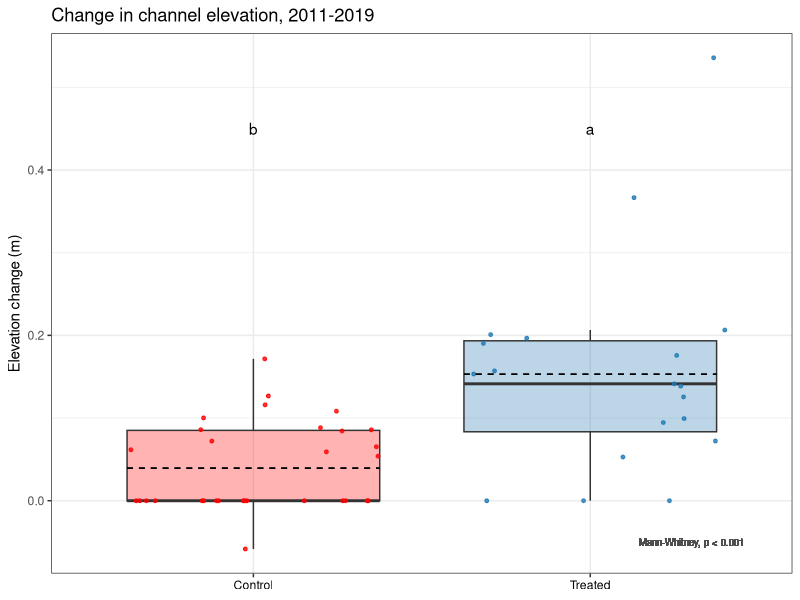
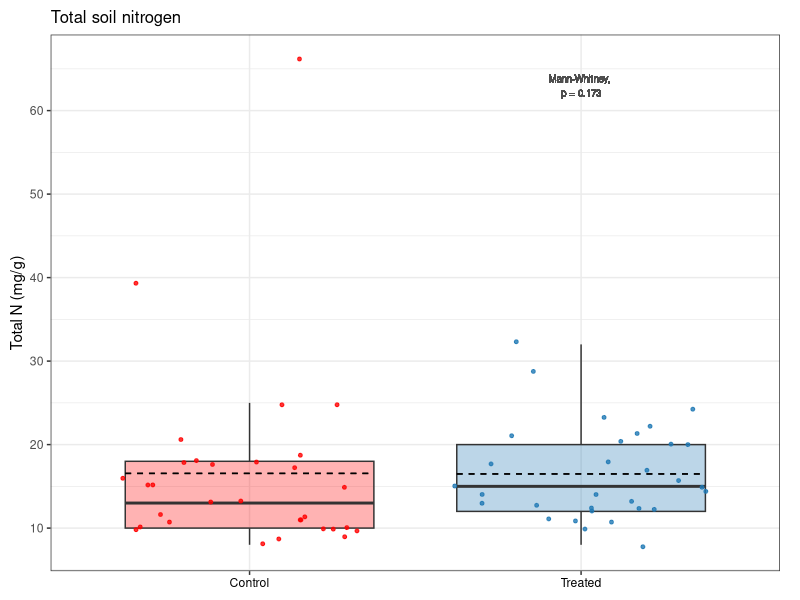
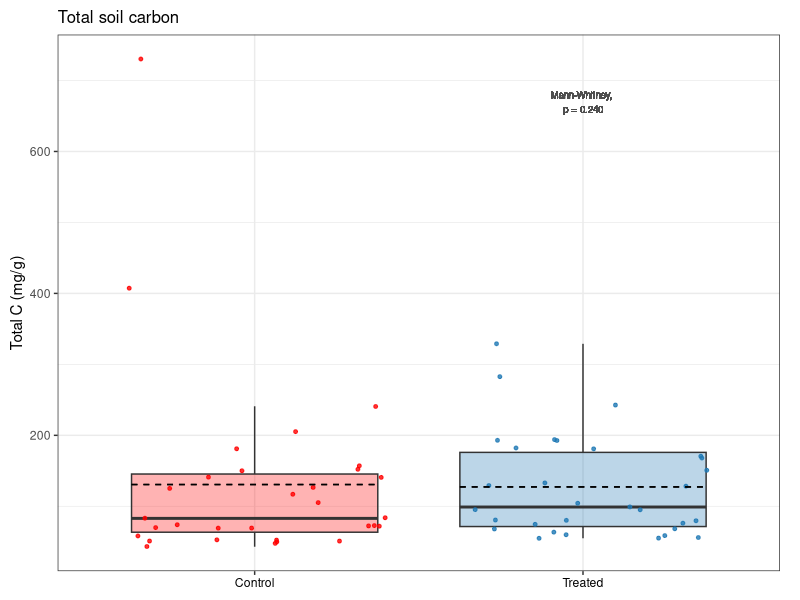
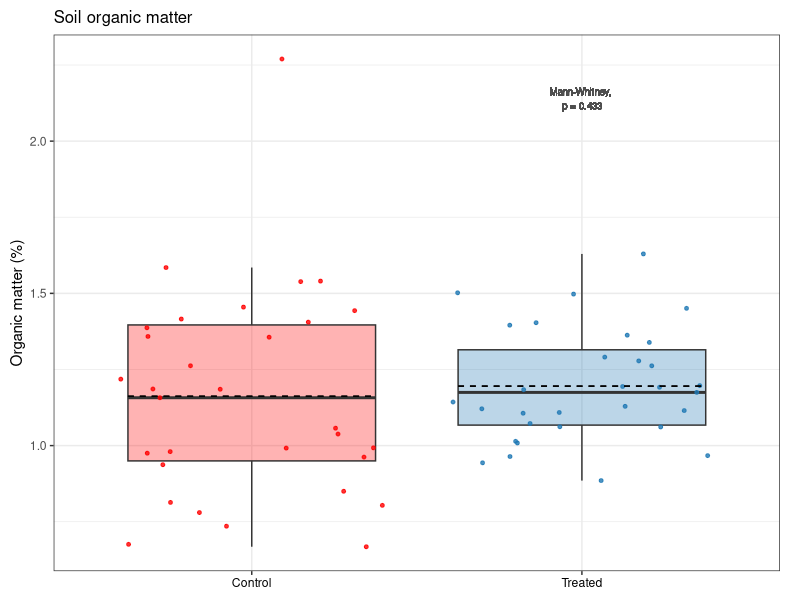
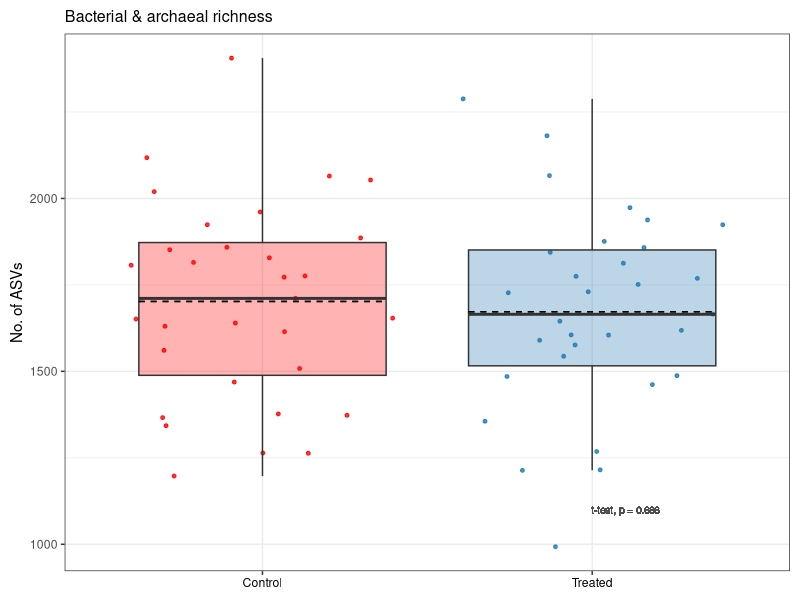
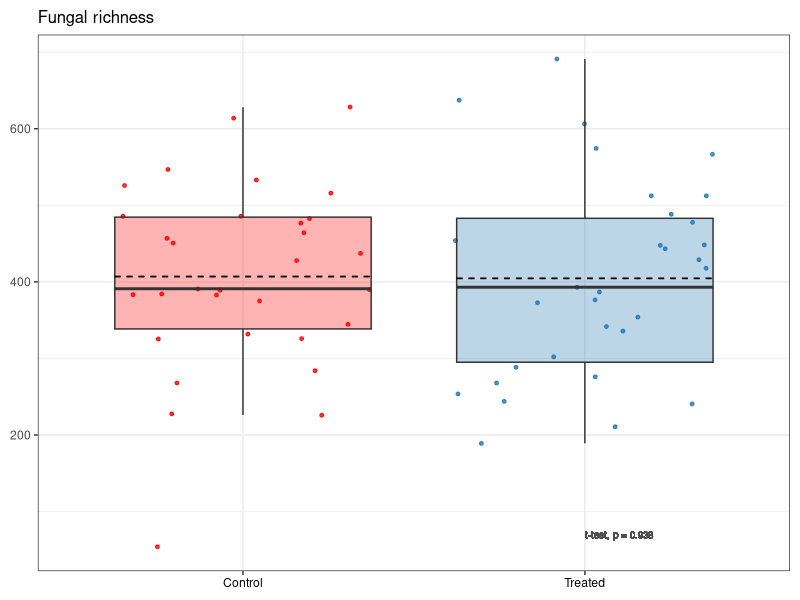
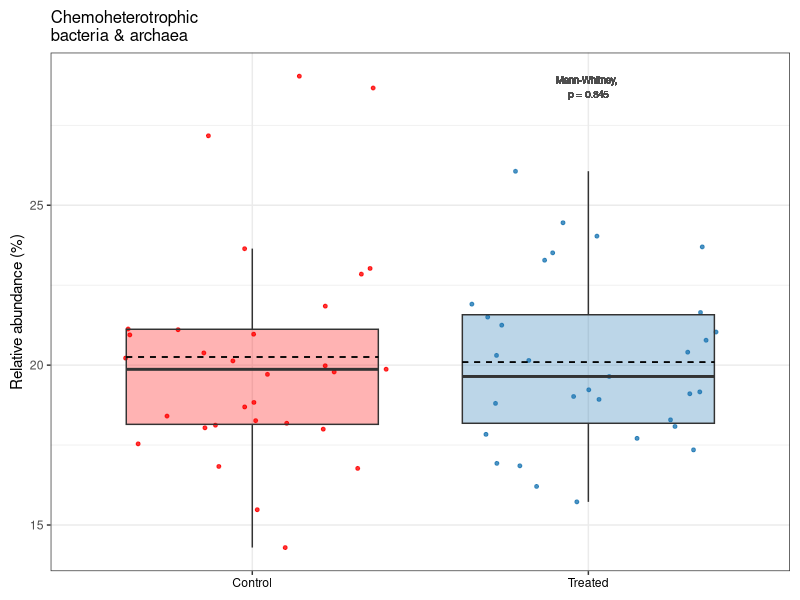
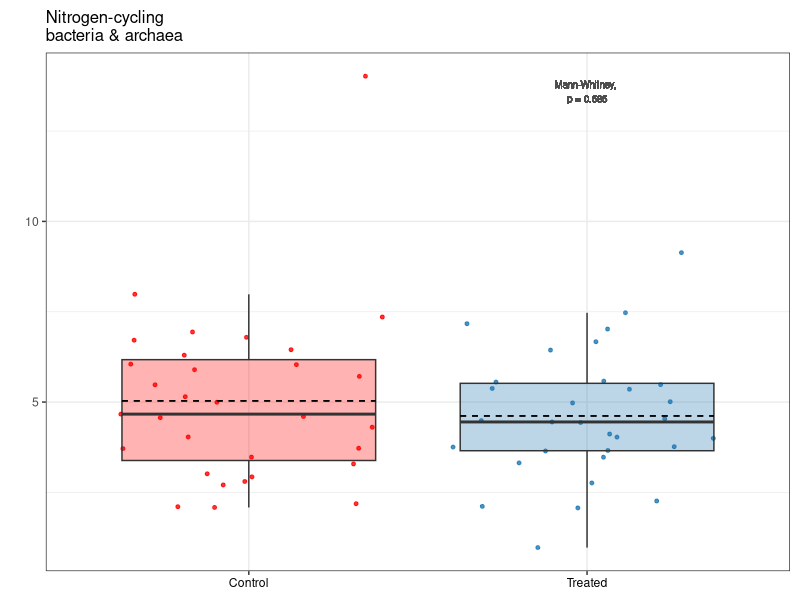

The R source for these figures, in order: (Note: this script raises an error after producing the figures.)
# Purpose: Create 2021 figures for publication, and code for published R Markdown.
#   Main figures: none
#   Supp figures: elevation, TN/TC/OM, barc richness/fungi richness, chet/ncycler/sapro
#   Code: t-test/Mann-Whitney and plot for soil chem & microbial (not elevation)

# Created: 2023-08-28
# Last updated: 2023-11-28

library(tidyverse)
library(ggpubr)

# Load data ---------------------------------------------------------------

dat.2021 <- read.csv("data/publish/Veg-soil-elev_2021.csv")


# Channel elevation change ------------------------------------------------

elev <- dat.2021 |> 
  filter(!is.na(dElev_corrected))

# Number of samples that increased
count(filter(dat.2021, Treatment == "Control"), dElev_corrected) # 27 0s
27/31

count(filter(dat.2021, Treatment == "Treated"), dElev_corrected)
7/19
summary(filter(dat.2021, Treatment == "Treated")$dElev_corrected)

# Mann-Whitney
wilcox.test(filter(dat.2021, Treatment == "Control")$dElev_corrected,
            filter(dat.2021, Treatment == "Treated")$dElev_corrected,
            paired = FALSE, exact = FALSE) # p-value = 6.48e-05

# Plot
letters <- data.frame(x = c(1, 2),
                      y = c(0.45, 0.45),
                      label = c("b", "a"),
                      Treatment = c("Control", "Treated"))

dElev.corrected.plot <- elev |> 
  ggplot(aes(x = Treatment, y = dElev_corrected)) +
  geom_boxplot(aes(fill = Treatment),
               alpha = 0.3,
               outlier.shape = NA) +
  geom_jitter(aes(color = Treatment),
              size = 1,
              alpha = 0.8) +
  scale_color_manual(values = c("red", "#1F78B4")) +
  scale_fill_manual(values = c("red", "#1F78B4")) +
  labs(title = "Change in channel elevation, 2011-2019",
       x = NULL,
       y = "Elevation change (m)") +
  theme_bw() +
  theme(legend.position = "none") +
  geom_text(data = letters,
            mapping = aes(x = x, y = y, label = label),
            color = "black") +
  theme(axis.text.x = element_text(color = "black")) +
  geom_text(aes(x = 2.3, y = -0.05, label = "Mann-Whitney, p < 0.001"),
            color = "gray30",
            size = 2.5) +
  stat_summary(fun = mean, geom = "errorbar", aes(ymax = after_stat(y), ymin = after_stat(y)),
               width = 0.75, linetype = "dashed")
dElev.corrected.plot

# Initial submission
tiff("figures/2023-09_publish-figures/FigS3_Elevation.tiff", width = 6, height = 4, units = "in", res = 300)
dElev.corrected.plot
dev.off()

# Revision 1
tiff("figures/2023-12_publish-figures/FigS2_Elevation.tiff", width = 5, height = 3.5, units = "in", res = 300)
dElev.corrected.plot
dev.off()



# Total N -----------------------------------------------------------------

# Mann-Whitney
wilcox.test(filter(dat.2021, Treatment == "Control")$TN_ppt,
            filter(dat.2021, Treatment == "Treated")$TN_ppt,
            exact = FALSE) # p-value = 0.1731

# Plot
tn.plot.21 <- dat.2021 |> 
  ggplot(aes(x = Treatment, y = TN_ppt)) +
  geom_boxplot(alpha = 0.3,
               outlier.shape = NA,
               aes(fill = Treatment)) +
  geom_jitter(size = 1,
              alpha = 0.8,
              aes(color = Treatment)) +
  scale_color_manual(values = c("red", "#1F78B4")) +
  scale_fill_manual(values = c("red", "#1F78B4")) +
  labs(title = "Total soil nitrogen",
       x = NULL,
       y = "Total N (mg/g)") +
  theme_bw() +
  theme(legend.position = "none") +
  theme(axis.text.x = element_text(color = "#000000"))  +
  theme(plot.margin = margin(0.1, 0.2, 0.1, 0.1, "in")) +
  geom_text(aes(x = 2, y = 63, label = "Mann-Whitney, \np = 0.173"),
            color = "gray30",
            size = 2.5) +
  stat_summary(fun = mean, geom = "errorbar", aes(ymax = after_stat(y), ymin = after_stat(y)),
               width = 0.75, linetype = "dashed") +
  theme(plot.title = element_text(size = 12))
tn.plot.21


# Total C -----------------------------------------------------------------

# Mann-Whitney
wilcox.test(filter(dat.2021, Treatment == "Control")$TC_ppt,
            filter(dat.2021, Treatment == "Treated")$TC_ppt,
            exact = FALSE) # p-value = 0.2397

# Plot
tc.plot.21 <- dat.2021 |> 
  ggplot(aes(x = Treatment, y = TC_ppt)) +
  geom_boxplot(alpha = 0.3,
               outlier.shape = NA,
               aes(fill = Treatment)) +
  geom_jitter(size = 1,
              alpha = 0.8,
              aes(color = Treatment)) +
  scale_color_manual(values = c("red", "#1F78B4")) +
  scale_fill_manual(values = c("red", "#1F78B4")) +
  labs(title = "Total soil carbon",
       x = NULL,
       y = "Total C (mg/g)") +
  theme_bw() +
  theme(legend.position = "none") +
  theme(axis.text.x = element_text(color = "#000000"))  +
  theme(plot.margin = margin(0.1, 0.2, 0.1, 0.1, "in")) +
  geom_text(aes(x = 2, y = 670, label = "Mann-Whitney, \np = 0.240"),
            color = "gray30",
            size = 2.5) +
  stat_summary(fun = mean, geom = "errorbar", aes(ymax = after_stat(y), ymin = after_stat(y)),
               width = 0.75, linetype = "dashed") +
  theme(plot.title = element_text(size = 12))
tc.plot.21



# Organic matter ----------------------------------------------------------

# Mann-Whitney
wilcox.test(filter(dat.2021, Treatment == "Control")$OM_perc,
            filter(dat.2021, Treatment == "Treated")$OM_perc) # p-value = 0.4332

# Plot
om.plot.21 <- dat.2021 |> 
  ggplot(aes(x = Treatment, y = OM_perc)) +
  geom_boxplot(alpha = 0.3,
               outlier.shape = NA,
               aes(fill = Treatment)) +
  geom_jitter(size = 1,
              alpha = 0.8,
              aes(color = Treatment)) +
  scale_color_manual(values = c("red", "#1F78B4")) +
  scale_fill_manual(values = c("red", "#1F78B4")) +
  labs(title = "Soil organic matter",
       x = NULL,
       y = "Organic matter (%)") +
  theme_bw() +
  theme(legend.position = "none") +
  theme(axis.text.x = element_text(color = "#000000"))  +
  theme(plot.margin = margin(0.1, 0.2, 0.1, 0.1, "in")) +
  geom_text(aes(x = 2, y = 2.14, label = "Mann-Whitney, \np = 0.433"),
            color = "gray30",
            size = 2.5) +
  stat_summary(fun = mean, geom = "errorbar", aes(ymax = after_stat(y), ymin = after_stat(y)),
               width = 0.75, linetype = "dashed") +
  theme(plot.title = element_text(size = 12))
om.plot.21



# Combine soil chem -------------------------------------------------------

# TN, TC, OM
# Initial submission
tiff("figures/2023-09_publish-figures/FigS6_Soil-chem.tiff", units = "in", height = 4, width = 7, res = 300)
ggarrange(tn.plot.21, tc.plot.21, om.plot.21, 
          ncol = 3, nrow = 1,
          labels = c("(A)", "(B)", "(C)")) 

dev.off()

# Revision 1
tiff("figures/2023-12_publish-figures/FigS5_Soil-chem.tiff", units = "in", height = 4, width = 7, res = 300)
ggarrange(tn.plot.21, tc.plot.21, om.plot.21, 
          ncol = 3, nrow = 1,
          labels = c("(A)", "(B)", "(C)")) 

dev.off()



# Barc richness -----------------------------------------------------------

# T-test
t.test(filter(dat.2021, Treatment == "Control")$barc.richness,
       filter(dat.2021, Treatment == "Treated")$barc.richness) # NS, p = 0.686

# Plot
barc.rich.plot.21 <- dat.2021 |> 
  ggplot(aes(Treatment, barc.richness)) +
  geom_jitter(aes(color = Treatment), 
              alpha = 0.8, 
              size = 1) +
  geom_boxplot(aes(fill = Treatment), 
               alpha = 0.3, 
               outlier.shape = NA) +
  xlab(NULL) +
  ylab("No. of ASVs") +
  ggtitle("Bacterial & archaeal richness") +
  scale_color_manual(values = c("red", "#1F78B4")) +
  scale_fill_manual(values = c("red", "#1F78B4")) +
  theme_bw() +
  theme(legend.position = "none") +
  theme(axis.text.x = element_text(color = "#000000")) +
  geom_text(aes(x = 2.1, y = 1100, label = "t-test, p = 0.686"),
            color = "gray30",
            size = 2.5) +
  theme(plot.margin = margin(0.1, 0.1, 0.1, 0.1, "in")) +
  stat_summary(fun = mean, geom = "errorbar", aes(ymax = after_stat(y), ymin = after_stat(y)),
               width = 0.75, linetype = "dashed") +
  theme(plot.title = element_text(size = 11.5))
barc.rich.plot.21



# Fungi richness ----------------------------------------------------------

# T-test
t.test(filter(dat.2021, Treatment == "Control")$fungi.richness,
       filter(dat.2021, Treatment == "Treated")$fungi.richness) # NS, p = 0.938

# Plot
fungi.rich.plot.21 <- dat.2021 %>% 
  ggplot(aes(Treatment, fungi.richness)) +
  geom_jitter(aes(color = Treatment), 
              alpha = 0.8, 
              size = 1) +
  geom_boxplot(aes(fill = Treatment), 
               alpha = 0.3, 
               outlier.shape = NA) +
  xlab(NULL) +
  ylab(NULL) +
  ggtitle("Fungal richness") +
  scale_color_manual(values = c("red", "#1F78B4")) +
  scale_fill_manual(values = c("red", "#1F78B4")) +
  theme_bw() +
  theme(legend.position = "none") +
  theme(axis.text.x = element_text(color = "#000000")) +
  geom_text(aes(x = 2.1, y = 70, label = "t-test, p = 0.938"),
            color = "gray30",
            size = 2.5) +
  theme(plot.margin = margin(0.1, 0.1, 0.1, 0.1, "in")) +
  stat_summary(fun = mean, geom = "errorbar", aes(ymax = after_stat(y), ymin = after_stat(y)),
               width = 0.75, linetype = "dashed") +
  theme(plot.title = element_text(size = 12))
fungi.rich.plot.21


# Combine soil richness ---------------------------------------------------

# Initial submission
tiff("figures/2023-09_publish-figures/FigS7_Soil-richness.tiff", units = "in", height = 4, width = 5.5, res = 300)
ggarrange(barc.rich.plot.21, fungi.rich.plot.21,
          ncol = 2, nrow = 1,
          labels = c("(A)", "(B)"))

dev.off()

# Revision 1
tiff("figures/2023-12_publish-figures//FigS6_Soil-richness.tiff", units = "in", height = 4, width = 5.5, res = 300)
ggarrange(barc.rich.plot.21, fungi.rich.plot.21,
          ncol = 2, nrow = 1,
          labels = c("(A)", "(B)"))

dev.off()




# Chemoheterotrophs -------------------------------------------------------

# Mann-Whitney
wilcox.test(filter(dat.2021, Treatment == "Control")$chemoheterotrophy_perc,
            filter(dat.2021, Treatment == "Treated")$chemoheterotrophy_perc) # p = 0.8449

# Plot
chemohet.plot.21 <- dat.2021 %>% 
  ggplot(aes(Treatment, chemoheterotrophy_perc)) +
  geom_jitter(aes(color = Treatment), 
              alpha = 0.8, 
              size = 1) +
  geom_boxplot(aes(fill = Treatment), 
               alpha = 0.3, 
               outlier.shape = NA) +
  xlab(NULL) +
  ylab("Relative abundance (%)") +
  ggtitle("Chemoheterotrophic \nbacteria & archaea") +
  scale_color_manual(values = c("red", "#1F78B4")) +
  scale_fill_manual(values = c("red", "#1F78B4")) +
  theme_bw() +
  theme(legend.position = "none") +
  theme(axis.text.x = element_text(color = "#000000")) +
  theme(plot.margin = margin(0.1, 0.1, 0.1, 0.1, "in")) +
  geom_text(aes(x = 2, y = 28.7, label = "Mann-Whitney, \np = 0.845"),
            color = "gray30",
            size = 2.5) +
  stat_summary(fun = mean, geom = "errorbar", aes(ymax = after_stat(y), ymin = after_stat(y)),
               width = 0.75, linetype = "dashed") +
  theme(plot.title = element_text(size = 12))
chemohet.plot.21



# N-cyclers ---------------------------------------------------------------

# Mann-Whitney
wilcox.test(filter(dat.2021, Treatment == "Control")$n.cycler_perc,
            filter(dat.2021, Treatment == "Treated")$n.cycler_perc) # p-value = 0.5854

# Plot
ncycler.plot.21 <- dat.2021 %>% 
  ggplot(aes(Treatment, n.cycler_perc)) +
  geom_jitter(aes(color = Treatment), 
              alpha = 0.8, 
              size = 1) +
  geom_boxplot(aes(fill = Treatment), 
               alpha = 0.3, 
               outlier.shape = NA) +
  xlab(NULL) +
  ylab(NULL) +
  ggtitle("Nitrogen-cycling \nbacteria & archaea") +
  scale_color_manual(values = c("red", "#1F78B4")) +
  scale_fill_manual(values = c("red", "#1F78B4")) +
  theme_bw() +
  theme(legend.position = "none") +
  theme(axis.text.x = element_text(color = "#000000")) +
  theme(plot.margin = margin(0.1, 0.1, 0.1, 0.25, "in")) +
  geom_text(aes(x = 2, y = 13.6, label = "Mann-Whitney, \np = 0.585"),
            color = "gray30",
            size = 2.5) +
  stat_summary(fun = mean, geom = "errorbar", aes(ymax = after_stat(y), ymin = after_stat(y)),
               width = 0.75, linetype = "dashed") +
  theme(plot.title = element_text(size = 12))
ncycler.plot.21



# Saprotrophs -------------------------------------------------------------

# T-test
t.test(filter(dat.2021, Treatment == "Control")$saprotroph,
       filter(dat.2021, Treatment == "Treated")$saprotroph) # NS, p = 0.272

# Plot
sapro.plot.21 <- dat.2021 %>% 
  ggplot(aes(Treatment, saprotroph)) +
  geom_jitter(aes(color = Treatment), 
              alpha = 0.8, 
              size = 1) +
  geom_boxplot(aes(fill = Treatment), 
               alpha = 0.3, 
               outlier.shape = NA) +
  xlab(NULL) +
  ylab(NULL) +
  ggtitle("Saprotrophic fungi") +
  scale_color_manual(values = c("red", "#1F78B4")) +
  scale_fill_manual(values = c("red", "#1F78B4")) +
  theme_bw() +
  theme(legend.position = "none") +
  theme(axis.text.x = element_text(color = "#000000")) +
  theme(plot.margin = margin(0.1, 0.1, 0.1, 0.25, "in")) +
  geom_text(aes(x = 2, y = 42, label = "t-test, p = 0.272"),
            color = "gray30",
            size = 2.5) +
  stat_summary(fun = mean, geom = "errorbar", aes(ymax = after_stat(y), ymin = after_stat(y)),
               width = 0.75, linetype = "dashed") +
  theme(plot.title = element_text(size = 12))
sapro.plot.21



# Combine FAPROTAX and FUNGuild -------------------------------------------

# Initial submission
tiff("figures/2023-09_publish-figures/FigS8_Soil-functional.tiff", units = "in", height = 4, width = 7, res = 300)
ggarrange(chemohet.plot.21, ncycler.plot.21, sapro.plot.21, 
          ncol = 3, nrow = 1,
          labels = c("(A)", "(B)", "(C)")) 

dev.off()

# Revision 1
tiff("figures/2023-12_publish-figures/FigS7_Soil-functional.tiff", units = "in", height = 4, width = 7, res = 300)
ggarrange(chemohet.plot.21, ncycler.plot.21, sapro.plot.21, 
          ncol = 3, nrow = 1,
          labels = c("(A)", "(B)", "(C)")) 

dev.off()


save.image("RData/Publish_t-test-2021.RData")
